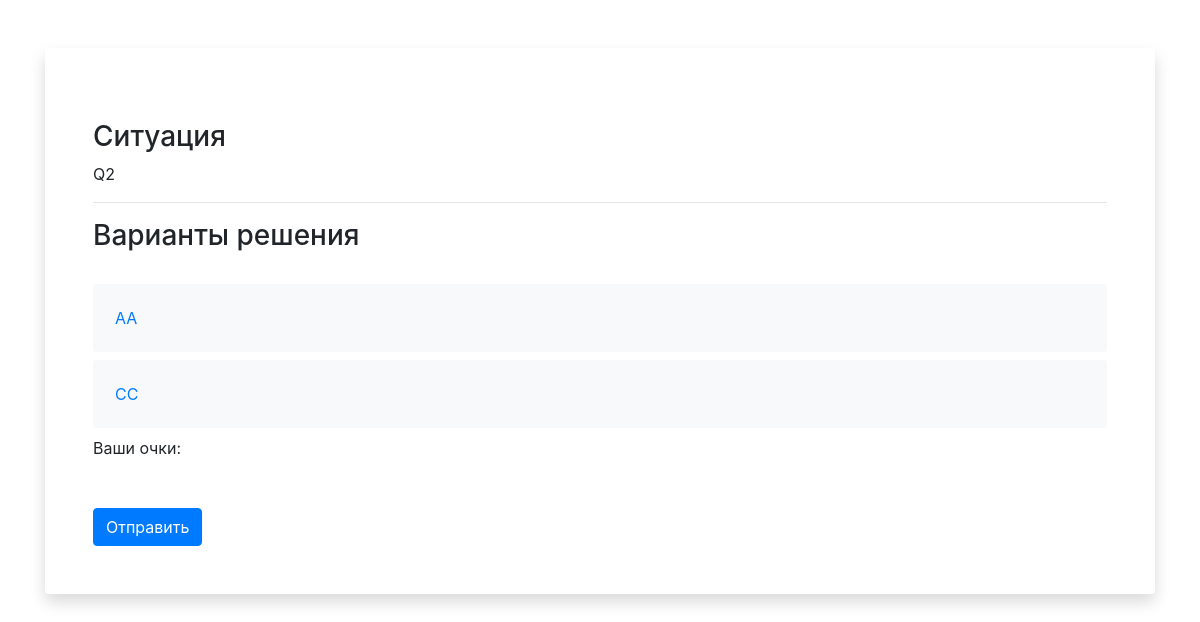
Page /sim/question/2 on the earlier database version.
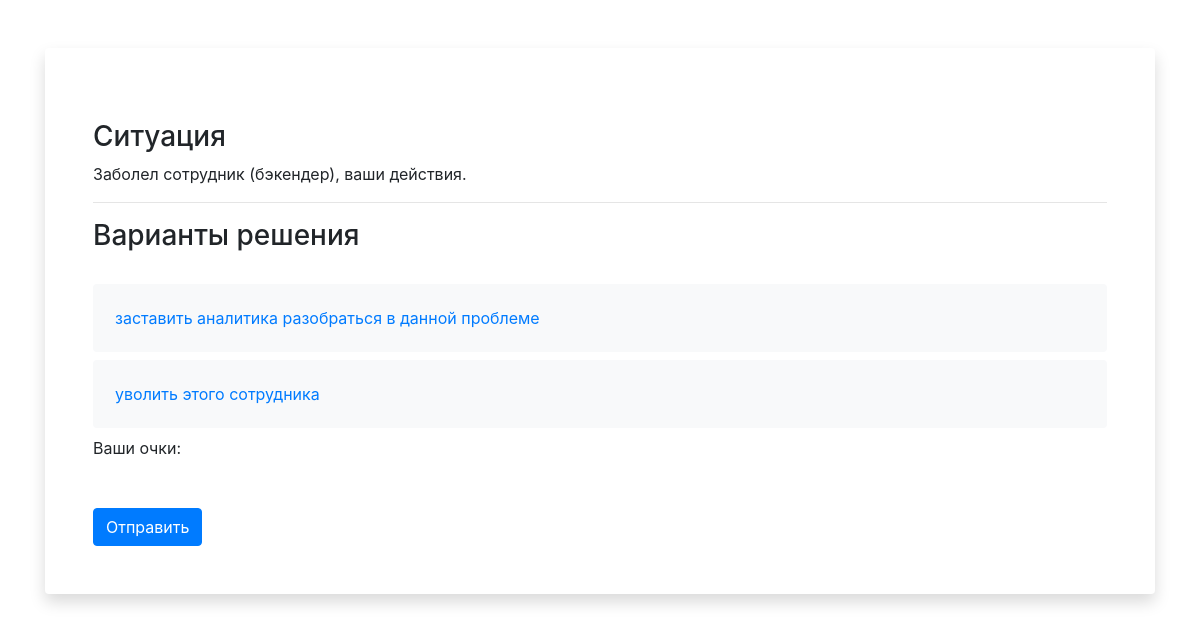
Same page on the later database version.
### sim/models.py (models this page shows, shortened)
class Question(models.Model):
    type = models.CharField(max_length=10, choices=QUESTION_CHOICES, default=QUESTION_CHOICES[1][0])
    name = models.TextField(unique=True)

class Answer(models.Model):
    question = models.ForeignKey(Question, related_name='question_answers', null=False, blank=False,
                                 on_delete=models.CASCADE)
    text = models.TextField()
    class Meta:
        unique_together = (('question', 'text'),)

### sim/views.py (the view, shortened to what this page needs)
# urls.py: url(r'^question/(?P<q_id>[0-9]+)$', question, name='question')
def question(request, q_id):
    question = Question.objects.get(id=q_id)
    question_answers = question.question_answers.all()
    results = Result.objects.filter(
        session_key=request.session.session_key)
    response = render(request, 'sim/question.html', {'answers': question_answers, 'results': results})
    return response

### templates/sim/question.html (shortened to what this page needs)
{% load static %}
<!DOCTYPE html>
<html lang="en">
<head>
    <link rel="stylesheet" href="https://stackpath.bootstrapcdn.com/bootstrap/4.3.1/css/bootstrap.min.css"
>
    <link href="{% static "css/custom.css" %}" type="text/css" rel="stylesheet"/>
</head>
<body>
<div class="container">
    <div class="card border-0 shadow my-5">
        <div class="card-body p-5">
            <br>
            <h3>Ситуация</h3>
            {{ answers.first.question.name }}
            <hr>
            <h3>Варианты решения</h3>
            <br>
            <form method="post">
                {% for answer in answers %}
                    <label>
                        <div class=" card card-body bg-light d-flex flex-row justify-content-between align-items-center">
                            {{ answer.text }}
                        </div>
                    </label>
                {% endfor %}
                Ваши очки:
                <br>
                <br>
                <br>
                <button type="submit" class="btn btn-primary labelText">
                    Отправить
                </button>
            </form>
        </div>
    </div>
</div>
</body>
</html>

Differences in the rows shown:
changed Question: first.question.name "Q2" → "Заболел сотрудник (бэкендер), ваши действия."
changed Answer: text "AA" → "заставить аналитика разобраться в данной проблеме"
changed Answer: text "CC" → "уволить этого сотрудника"
